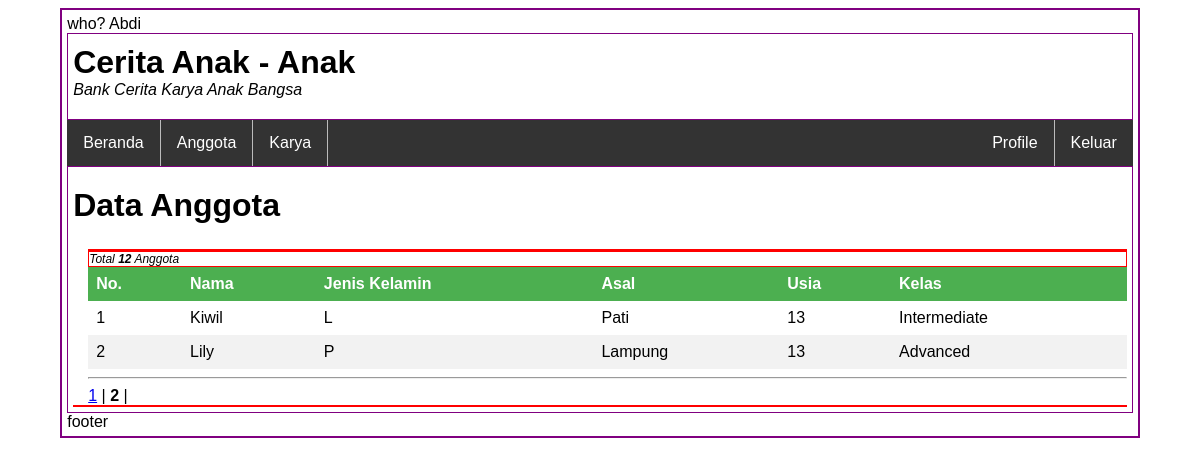
The page /index.php?halaman=anggota&hal=2 (signed in) on the database its author committed.
### tables this page shows
CREATE TABLE `tb_anggota` (
  `idAnggota` smallint(3) NOT NULL,
  `Nama` char(100) NOT NULL,
  `JenisKelamin` enum('L','P') NOT NULL,
  `Asal` char(50) NOT NULL,
  `Usia` tinyint(2) NOT NULL,
  `idKelas` tinyint(2) DEFAULT NULL
);

CREATE TABLE `tb_kelas` (
  `idKelas` tinyint(2) NOT NULL,
  `Level` tinyint(1) NOT NULL,
  `Kelas` char(50) NOT NULL
);

### halaman/anggota.php (the view, shortened to what this page needs)
<div class="pembuka">
	<h1>Data Anggota</h1>
</div>
<?php
	$kumpulan_data = $data->pagination_part_1_2(10, @$_GET['hal']);
	$semua_data = $data->tampilkan_anggota();
?>
<div class="isi">
	<div class="atas-tabel-profil">
	</div>
	<div class="atas-tabel-info">
		<p><em>Total <strong><?php echo $semua_data->num_rows; ?></strong> Anggota</em></p>
	</div>
	<table>
		<thead>
			<th>No.</th>
			<th>Nama</th>
			<th>Jenis Kelamin</th>
			<th>Asal</th>
			<th>Usia</th>
			<th>Kelas</th>
		</thead>
		<tbody>
			<?php
				$nomor = 1;
				while($per_baris = $kumpulan_data->fetch_object()) {
			?>
			<tr>
				<td><?php echo $nomor++; ?></td>
				<td><?php echo $per_baris->Nama; ?></td>
				<td><?php echo $per_baris->JenisKelamin; ?></td>
				<td><?php echo $per_baris->Asal; ?></td>
				<td><?php echo $per_baris->Usia; ?></td>
				<td><?php echo $per_baris->Kelas; ?></td>
			</tr>
			<?php } ?>
		</tbody>
	</table>
	<hr>
</div>
<div class="penutup"></div>

### stylesheet.css (style rules this page uses)
* { font-family: Arial, Verdana, Sans-serif; }
main div.pembuka h1 { margin: 20px 0 25px 0; }
body main div.isi { padding: 0 0 0 15px; }
div.isi div.atas-tabel-profil { border: 1px solid red; }
div.isi div.atas-tabel-info { border: 1px solid red; }
div.isi div.atas-tabel-info p { margin: 0; font-size: 12px; }
main div.isi > table { border-collapse: collapse; width: 100%; }
div.isi > table th { background-color: #4CAF50; color: white; }
div.isi > table tr:nth-child(even) { background-color: #f2f2f2; }
div.isi th, div.isi td { text-align: left; padding: 8px; }
body main div.penutup { border: 1px solid red; padding: 0 0 0 15px; margin: 0 0 5px 0; }

### rows shown on the page
tb_anggota: Nama "Kiwil", JenisKelamin "L", Asal "Pati", Usia "13", idKelas.Kelas "Intermediate"
tb_anggota: Nama "Lily", JenisKelamin "P", Asal "Lampung", Usia "13", idKelas.Kelas "Advanced"

### other values the page prints
$_SESSION['siapa'] "Abdi"
$semua_data->num_rows "12"
